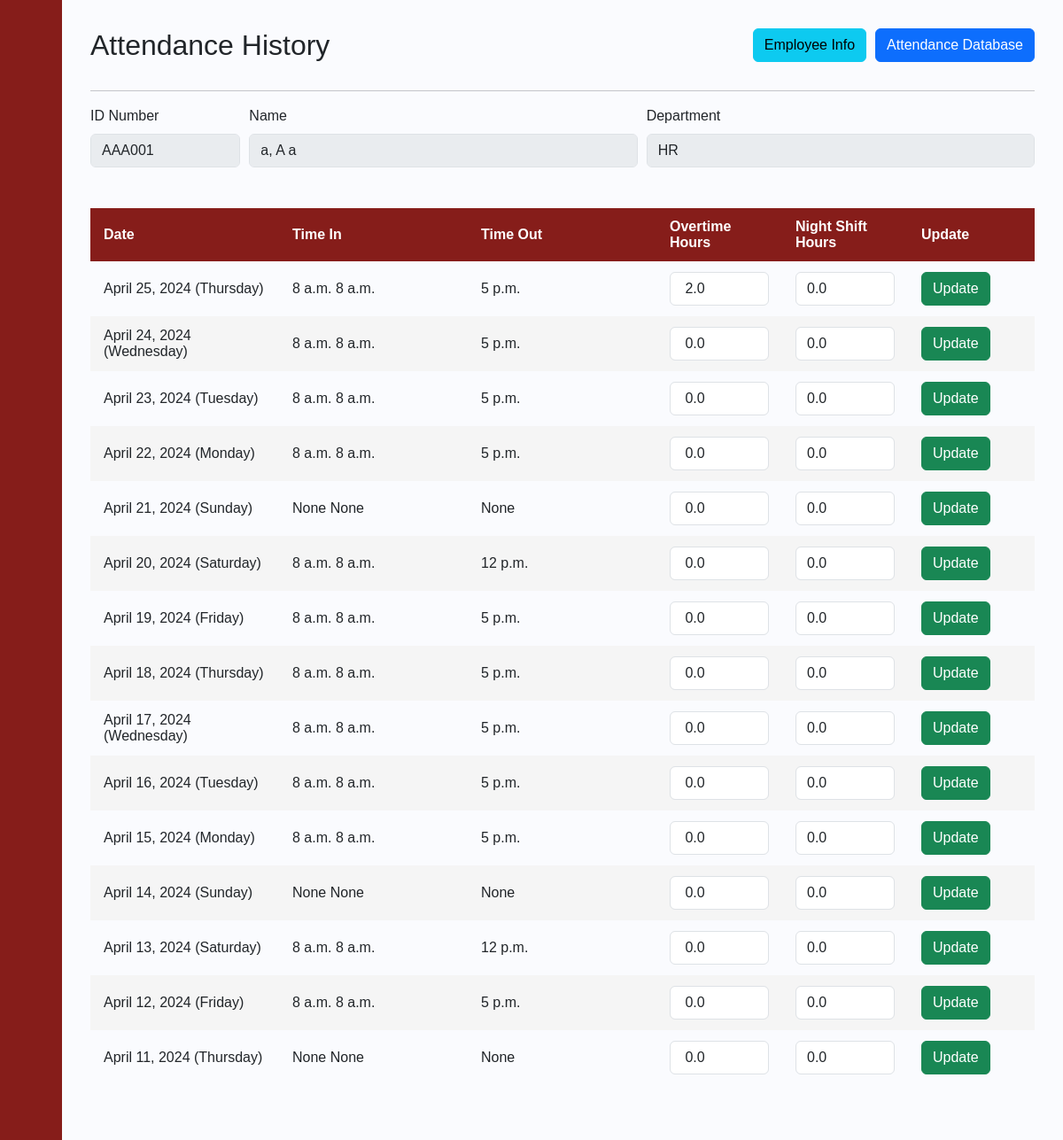
/employee_attendance/1/AAA001/, run on the app's committed database.
### payrollapp/models.py (models this page shows, shortened)
class Employee(models.Model):
    Last_name = models.CharField(max_length=50)
    First_name = models.CharField(max_length=50)
    Middle_name = models.CharField(max_length=50, blank=True, null=True)
    id_number = models.CharField(max_length=6, primary_key=True)
    Status  = models.CharField(max_length=255)
    Department  = models.CharField(max_length=255)
    Role   = models.CharField(max_length=255)
    Join_Date = models.DateField(blank=True, null=True)
    Phone_Number = models.CharField(max_length=255)
    Email = models.CharField(max_length=255)
    BankNumber = models.CharField(max_length=255)
    Salary   = models.FloatField()
    Vacation_Leaves = models.IntegerField()
    Sick_Leaves = models.IntegerField()
    def getFullName(self):
        full_name = self.Last_name + ", " + self.First_name + " "+ self.Middle_name
        return full_name

class ATTENDANCE_HISTORY(models.Model):
    History_ID = models.IntegerField(primary_key=True)
    Employee_ID = models.ForeignKey(Employee, on_delete=models.CASCADE, blank=True, null=True)
    Leave_ID = models.ForeignKey(Leave, on_delete=models.CASCADE, blank=True, null=True)#Here null blank=true
    Holiday_ID = models.ForeignKey(HOLIDAY, on_delete=models.CASCADE, blank=True, null=True)
    TimeIn = models.TimeField(blank=True, null=True)
    TimeOut = models.TimeField(blank=True, null=True)
    TimeIn_2 = models.TimeField(blank=True, null=True)
    TimeOut_2 = models.TimeField(blank=True, null=True)
    Date = models.DateField(blank=True, null=True)
    OT = models.FloatField()#If in excess of 8 add to OT
    NightShift = models.FloatField()
    OT_applied = models.CharField(max_length=250, blank=True, null=True)#If in excess of 8 add to OT
    NightShift_applied = models.CharField(max_length=250, blank=True, null=True)
    HoursWorked = models.FloatField()

### payrollapp/views.py (the view, shortened to what this page needs)
# urls.py: path('employee_attendance/<int:UID>/<str:EID>/', views.employee_attendance, name='employee_attendance'),
def employee_attendance(request, UID, EID):
    user = get_object_or_404(USER_ACCOUNT, pk=UID)
    a = get_object_or_404(Employee, pk=EID)
    attendance_record = ATTENDANCE_HISTORY.objects.filter(Employee_ID=a).order_by('-Date').values()
    return render(request, 'payrollapp/employee_attendance.html', {'user':user, 'a':a, 'attendance_record':attendance_record})

### payrollapp/templates/payrollapp/employee_attendance.html (shortened to what this page needs)
{% extends 'payrollapp/base.html' %}
{% load static %}
{% block content %}
<div class="content">
  <div class="form-row">
    <h2 class="form-group col-md-6" > Attendance History</h1>
    <div class="action-icons col-md-6">
      <a class="btn btn-info form-group" href="{% url 'employee_info' UID=user.pk EID=a.pk %}">Employee Info</a>
      <a class="btn btn-primary form-group" href="{% url 'attendance_db' UID=user.pk %}">Attendance Database</a>
    </div>
  </div>
   <hr>
   <div class="form-row">
    <div class="form-group col-md-2">
        <label for="inputID">ID Number</label>
        <input type="text" class="form-control" id="inputID" value="{{a.id_number}}" readonly>
    </div>
    <div class="form-group col-md-5">
      <label for="inputFullName"> Name</label>
      <input type="text" class="form-control" id="inputFullName" value="{{a.getFullName}}" readonly>
    </div>
    <div class="form-group col-md-5">
        <label for="inputDept">Department</label>
        <input type="text" class="form-control" id="inputDept" value="{{a.Department}}" readonly>
    </div>
  </div>
    <div style="overflow-x:auto;">
      <table id="posts">
          <thead>
              <tr>
                  <th style="width:15%">Date</th>
                  <th style="width:15%">Time In</th>
                  <th style="width:15%">Time Out</th>
                  <th style="width:10%">Overtime Hours</th>
                  <th style="width:10%">Night Shift Hours</th>
                  <th style="width:10%">Update</th>
              </tr>
          </thead>
          <tbody>
              {% for x in attendance_record %}
              <tr>
                  <td>{{x.Date|date:"F j, Y (l)"}}</td>
                  <td>{{x.TimeIn}}
                    {% if x.TimeIn == None and x.TimeOut_2 != None %}
                    {{x.TimeIn_2|time:"h a"}}
                    {% else %}
                    {{x.TimeIn}}
                    {% endif %}
                  </td>
                  <td>
                    {% if x.TimeOut_2 == None and x.TimeIn != None %}
                    {{x.TimeOut|time:"h a"}}
                    {% else %}
                    {{x.TimeOut_2}}
                    {% endif %}
                  </td>
                  <form method="POST" action="#">{% csrf_token %}
                      <td><input type="float" class="form-control" id="empOT" name="empOT" value=" {{x.OT}}" pattern="[0-4]" required></td>
                      <td><input type="float" class="form-control" id="empNightShft" name="empNightShft" value="{{x.NightShift}}"  pattern="[0-8]" required></td>
                      <td><li><button class="btn btn-success" type="submit">Update</button></li></td>
                  </form>
              </tr>
              {% endfor %}
          </tbody>
      </table>
    </div>
</div>
{% endblock %}

### data on the page
Employee: id_number "AAA001", getFullName "a, A a", Department "HR"
ATTENDANCE_HISTORY: Date "April 25, 2024 (Thursday)", TimeIn "8 a.m.", TimeOut_2 "5 p.m.", empOT "2.0", empNightShft "0.0"
ATTENDANCE_HISTORY: Date "April 24, 2024 (Wednesday)", TimeIn "8 a.m.", TimeOut_2 "5 p.m.", empOT "0.0", empNightShft "0.0"
ATTENDANCE_HISTORY: Date "April 23, 2024 (Tuesday)", TimeIn "8 a.m.", TimeOut_2 "5 p.m.", empOT "0.0", empNightShft "0.0"
ATTENDANCE_HISTORY: Date "April 22, 2024 (Monday)", TimeIn "8 a.m.", TimeOut_2 "5 p.m.", empOT "0.0", empNightShft "0.0"
ATTENDANCE_HISTORY: Date "April 21, 2024 (Sunday)", TimeIn "None", TimeOut_2 "None", empOT "0.0", empNightShft "0.0"
ATTENDANCE_HISTORY: Date "April 20, 2024 (Saturday)", TimeIn "8 a.m.", TimeOut "12 p.m.", empOT "0.0", empNightShft "0.0"
ATTENDANCE_HISTORY: Date "April 19, 2024 (Friday)", TimeIn "8 a.m.", TimeOut_2 "5 p.m.", empOT "0.0", empNightShft "0.0"
ATTENDANCE_HISTORY: Date "April 18, 2024 (Thursday)", TimeIn "8 a.m.", TimeOut_2 "5 p.m.", empOT "0.0", empNightShft "0.0"
ATTENDANCE_HISTORY: Date "April 17, 2024 (Wednesday)", TimeIn "8 a.m.", TimeOut_2 "5 p.m.", empOT "0.0", empNightShft "0.0"
ATTENDANCE_HISTORY: Date "April 16, 2024 (Tuesday)", TimeIn "8 a.m.", TimeOut_2 "5 p.m.", empOT "0.0", empNightShft "0.0"
ATTENDANCE_HISTORY: Date "April 15, 2024 (Monday)", TimeIn "8 a.m.", TimeOut_2 "5 p.m.", empOT "0.0", empNightShft "0.0"
ATTENDANCE_HISTORY: Date "April 14, 2024 (Sunday)", TimeIn "None", TimeOut_2 "None", empOT "0.0", empNightShft "0.0"
ATTENDANCE_HISTORY: Date "April 13, 2024 (Saturday)", TimeIn "8 a.m.", TimeOut "12 p.m.", empOT "0.0", empNightShft "0.0"
ATTENDANCE_HISTORY: Date "April 12, 2024 (Friday)", TimeIn "8 a.m.", TimeOut_2 "5 p.m.", empOT "0.0", empNightShft "0.0"
ATTENDANCE_HISTORY: Date "April 11, 2024 (Thursday)", TimeIn "None", TimeOut_2 "None", empOT "0.0", empNightShft "0.0"
